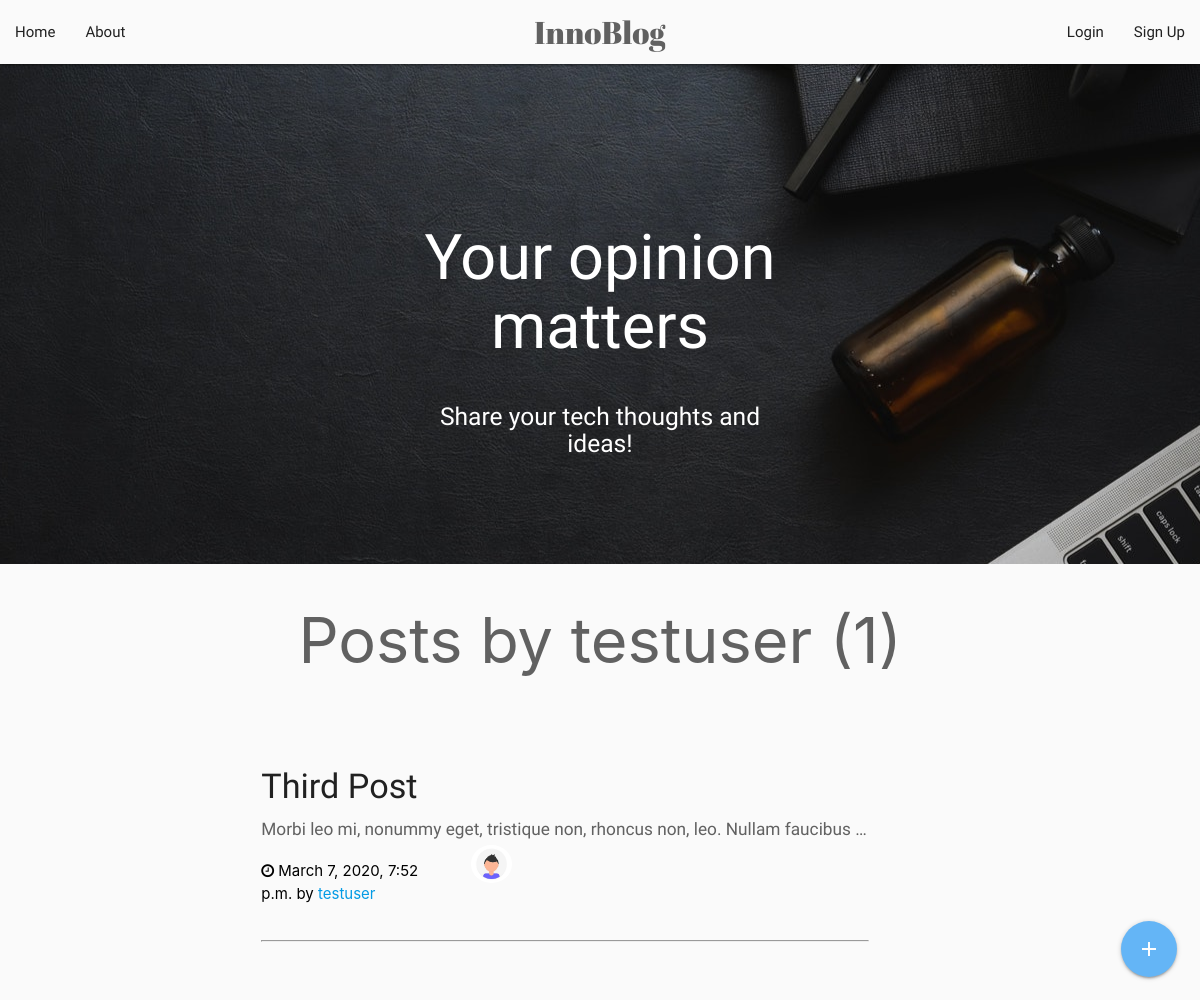
The app's page /user/testuser with its own data.
### myblog/models.py (models this page shows, shortened)
class Post(models.Model):
  politics = 'POL'
  tech = 'TECH'
  env = 'ENVIRONMENT'
  fin = 'FINANCE'
  category_choices = (
        (politics, 'Politics'),
        (env, 'Environment'),
        (tech, 'Tech'),
        (fin, 'Finance'),
    )
  title = models.CharField(max_length=100)
  content = models.TextField()
  date_posted = models.DateTimeField(default=timezone.now)
  author = models.ForeignKey(User,on_delete=models.CASCADE)
  category = models.CharField(max_length=20,choices = category_choices,default = politics)

### users/models.py (models this page shows, shortened)
class Profile(models.Model):
  user = models.OneToOneField(User,on_delete=models.CASCADE)
  image = models.ImageField(default='def.jpg',upload_to='profile_pics')

### myblog/views.py (the view)
# urls.py: path('user/<str:username>',UserPostListView.as_view(),name='user-post'),
class UserPostListView(ListView):
  model = Post
  template_name = 'myblog/user_post.html' #<app>/<model>_<viewtype>.html
  context_object_name = 'posts'
  paginate_by = 4
  def get_queryset(self):
    user = get_object_or_404(User, username=self.kwargs.get('username'))
    return Post.objects.filter(author = user).order_by('-date_posted')

### myblog/templates/myblog/user_post.html (shortened to what this page needs)
{% extends 'myblog/base.html' %}
{% load static %}
{% block content %}
<div id="index-banner" class="parallax-container valign-wrapper">
  <div class="row">
    <div class="section no-pad-bot">
      <div class="container valign">
        <br><br>
        <h1 style="font-family: 'Dancing Script', cursive;" class="header center white-text text-darken-1">Your opinion matters</h1>
        <div class="row center">
          <h5 style="font-family: 'Bellota', cursive;" class="header col s12 white-text text-darken-1">Share your tech thoughts and ideas!</h5>
        </div>
      </div>
    </div>
  </div>
  <div class="parallax"><img src="{% static 'myblog/pen.jpg' %}" alt="Unsplashed background img 2"></div>
</div>
<div class="container">
  <h1 class='grey-text text-darken-2 center'>Posts by {{view.kwargs.username}} ({{page_obj.paginator.count}})</h1>
	<br>
	<br>
  {% for post in posts %}
  <div class="row">
    <div class="col s12 m10 offset-m1 l9 offset-l1">
                <div class="post-preview">
                   <a href="{% url 'post-detail' post.id %}">
                    <div>
                      <h4 style="font-family: 'Lobster', cursive;" class="post-title titleFont grey-text text-darken-4">
                        {{post.title}}
                     </h4>
                    </div>
                    <div>
                      <h6 style="font-family: 'Indie Flower', cursive;" class="grey-text text-darken-2 post-subtitle subTitleFont truncate">
                        {{post.content}}
                     </h6>
                    </div>
                   </a>
                    <div class="row">
                      <div class='col s12 l4'>
                        <p class="post-meta black-text"><i class="fa fa-clock-o"></i> {{post.date_posted}} by <a href="{% url 'user-post' post.author.username %}">{{post.author}}</p></a>
                      </div>
                      <div class="col s12 l2">
                        <img style="width: 50%;height:50%" src="{{post.author.profile.image.url}}" class="circle responsive-img left" alt="">
                      </div>
                    </div>
                <hr>
    </div>
  </div>
{% endfor %}
</div>
</div>
{% endblock content %}

### records on screen
Post: title "Third Post", content "Morbi leo mi, nonummy eget, tristique non, rhoncus non, leo. Nullam faucibus…", date_posted "March 7, 2020, 7:52 p.m.", author "testuser", author.profile.image (picture)

### other values on screen
{{ view.kwargs.username }} "testuser"
{{ page_obj.paginator.count }} "1"
